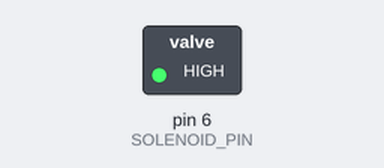
Simulated run of this sketch. Board: Arduino Uno, built with avr-gcc and run on an emulated ATmega328P. On the bench: switched loads named in the sketch (green lamp = pin HIGH). Dashed ring = blinking.

Above: at 0.2 s.
Timing chart, 0 to 5.8 s (numbered marks = the images above):
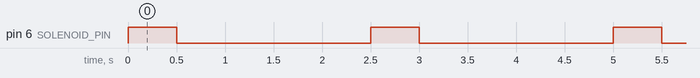

Measured:
- by itself, pin 6 (SOLENOID_PIN): alternates HIGH for 0.50 s and LOW for 2.0 s

The sketch:

SolenoidControl.ino
```cpp
/*

  SolenoidControl
  Controlling a mini solenoid with an Arduino

  For info and circuit diagrams see https://github.com/tardate/LittleArduinoProjects/tree/main/playground/SolenoidControl

 */

#define SOLENOID_PIN 6
#define ON_TIME 500
#define OFF_DELAY 2000

void setup() {
  pinMode(SOLENOID_PIN, OUTPUT);
}

void loop() {
  digitalWrite(SOLENOID_PIN, HIGH);
  delay(ON_TIME);
  digitalWrite(SOLENOID_PIN, LOW);
  delay(OFF_DELAY);
}
```
